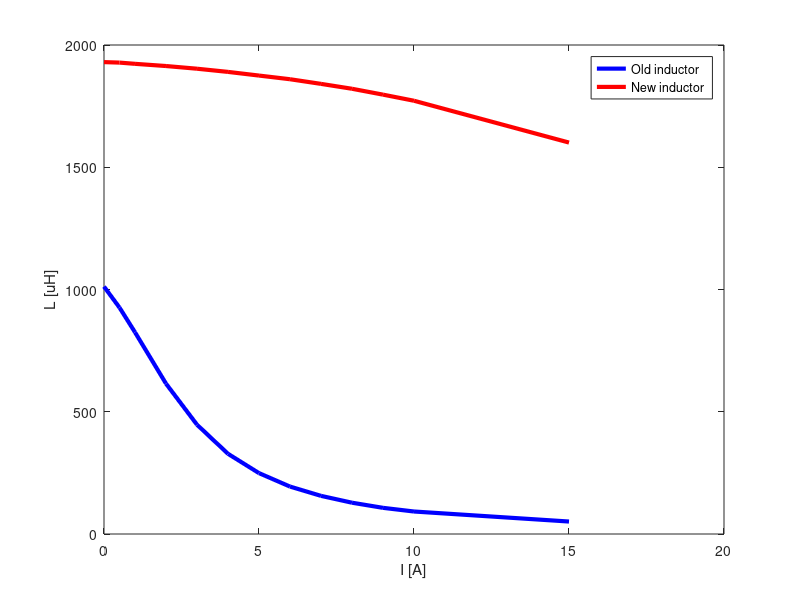

Write the MATLAB code that produced this figure.
char_old_coil_50kHz = [
    0 0.5 1 2 3 4 5 6 7 8 9 10 15;% 20 ;
    1012 926 825 615 447 328 249 194 156 128 107 92 51;% 36;
    3.2 2.3 1.9 1.17 0.74 0.5 0.37 0.29 0.23 0.2 0.18 0.17 0.14];% 0.13];

char_new_coil_50kHz = [
    0 0.5 1 2 3 4 5 6 7 8 9 10 15;% 20;
    1930 1928 1923 1914 1903 1890 1875 1860 1841 1821 1797 1772 1601;% 1373;
    2.3 2.3 2.2 2.1 2.1 2.1 2.1 2.1 2 2 2 2 1.7];% 1.4];

plot(char_old_coil_50kHz(1,:), char_old_coil_50kHz(2,:), 'LineWidth', 3, 'color', 'b');
hold on
plot(char_new_coil_50kHz(1,:), char_new_coil_50kHz(2,:), 'LineWidth', 3, 'color', 'r');
legend('Old inductor','New inductor');
%title('Coil inductance under current flow (50kHz)');
xlabel('I [A]');
ylabel('L [uH]');
